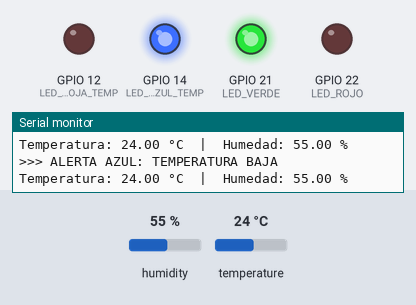
The sketch below on a simulated ESP32. Parts: output pins drawn as LEDs (lit = HIGH), the last lines printed to the serial monitor. The test bench sets the inputs (shaded band); at power-on: temperature 24 °C, humidity 55 %. WiFi joins after 1.5 s; servers stay silent unless stated; no MQTT or app messages arrive unless stated.

Above: at 2.7 s.
2.8 s: temperature set to 28 °C
At 5.4 s:
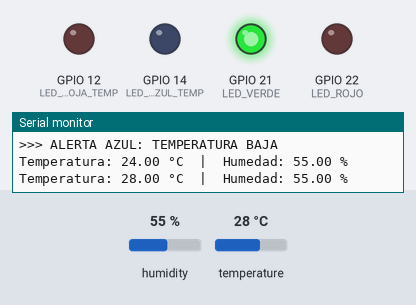
6.6 s: temperature set to 31 °C
At 9.0 s:
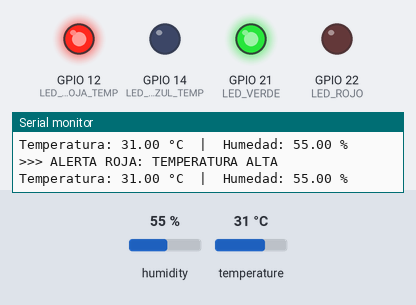
10.4 s: temperature set to 12 °C
At 11.5 s:
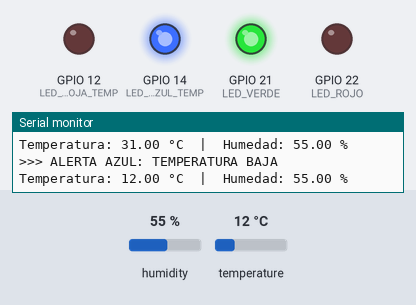
14.2 s: temperature set to 33 °C
At 17.5 s:
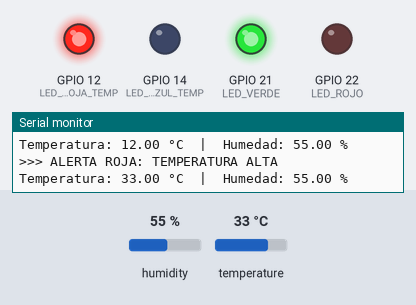
Timing chart, 0 to 19.0 s (numbered marks = the images above; inputs shaded):
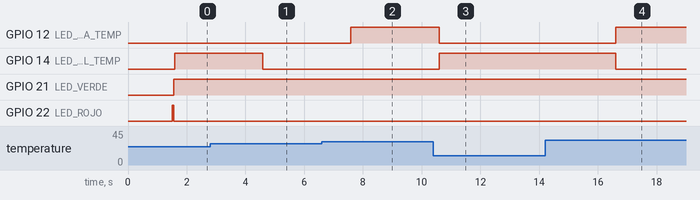

The sketch:

tst_escalvo_pci.ino
```cpp
#include <WiFi.h>
#include <PubSubClient.h>
#include <Wire.h>
#include <DHT.h>
#include <WiFiClientSecure.h>

WiFiClientSecure espClient;

// def y config DHT11
#define DHTPIN 23
#define DHTTYPE DHT11
DHT dht(DHTPIN, DHTTYPE);

// def LEDs
#define LED_ROJO 22
#define LED_VERDE 21
#define LED_ALERTA_ROJA_TEMP 12
#define LED_ALERTA_AZUL_TEMP 14

// UMBRALES DE ALERTA DE TEMPERATURA
#define UMBRAL_ALTO 30.0
#define UMBRAL_BAJO 26.7

PubSubClient client(espClient);
long lastMsg = 0;
char msg[50];
int value = 0;

float Temperatura = 0;
float Humedad = 0;

// config internet
const char* ssid = "TP-Link_6D76";
const char* password = "55500722";

// config mqtt
// dir mqtt broker ip adreess
const char* mqtt_server = "j72b9212.ala.us-east-1.emqxsl.com";
const char* mqtt_user = "user";        // Tu Username
const char* mqtt_password = "FinalPCI123"; // Tu Password

// certificado broker
const char* EMQX_CA_CERT = R"EOF(
-----BEGIN CERTIFICATE-----
MIIDjjCCAnagAwIBAgIQAzrx5qcRqaC7KGSxHQn65TANBgkqhkiG9w0BAQsFADBh
MQswCQYDVQQGEwJVUzEVMBMGA1UEChMMRGlnaUNlcnQgSW5jMRkwFwYDVQQLExB3
d3cuZGlnaWNlcnQuY29tMSAwHgYDVQQDExdEaWdpQ2VydCBHbG9iYWwgUm9vdCBH
MjAeFw0xMzA4MDExMjAwMDBaFw0zODAxMTUxMjAwMDBaMGExCzAJBgNVBAYTAlVT
MRUwEwYDVQQKEwxEaWdpQ2VydCBJbmMxGTAXBgNVBAsTEHd3dy5kaWdpY2VydC5j
b20xIDAeBgNVBAMTF0RpZ2lDZXJ0IEdsb2JhbCBSb290IEcyMIIBIjANBgkqhkiG
9w0BAQEFAAOCAQ8AMIIBCgKCAQEAuzfNNNx7a8myaJCtSnX/RrohCgiN9RlUyfuI
2/Ou8jqJkTx65qsGGmvPrC3oXgkkRLpimn7Wo6h+4FR1IAWsULecYxpsMNzaHxmx
1x7e/dfgy5SDN67sH0NO3Xss0r0upS/kqbitOtSZpLYl6ZtrAGCSYP9PIUkY92eQ
q2EGnI/yuum06ZIya7XzV+hdG82MHauVBJVJ8zUtluNJbd134/tJS7SsVQepj5Wz
tCO7TG1F8PapspUwtP1MVYwnSlcUfIKdzXOS0xZKBgyMUNGPHgm+F6HmIcr9g+UQ
vIOlCsRnKPZzFBQ9RnbDhxSJITRNrw9FDKZJobq7nMWxM4MphQIDAQABo0IwQDAP
BgNVHRMBAf8EBTADAQH/MA4GA1UdDwEB/wQEAwIBhjAdBgNVHQ4EFgQUTiJUIBiV
5uNu5g/6+rkS7QYXjzkwDQYJKoZIhvcNAQELBQADggEBAGBnKJRvDkhj6zHd6mcY
1Yl9PMWLSn/pvtsrF9+wX3N3KjITOYFnQoQj8kVnNeyIv/iPsGEMNKSuIEyExtv4
NeF22d+mQrvHRAiGfzZ0JFrabA0UWTW98kndth/Jsw1HKj2ZL7tcu7XUIOGZX1NG
Fdtom/DzMNU+MeKNhJ7jitralj41E6Vf8PlwUHBHQRFXGU7Aj64GxJUTFy8bJZ91
8rGOmaFvE7FBcf6IKshPECBV1/MUReXgRPTqh5Uykw7+U0b6LJ3/iyK5S9kJRaTe
pLiaWN0bfVKfjllDiIGknibVb63dDcY3fe0Dkhvld1927jyNxF1WW6LZZm6zNTfl
MrY=
-----END CERTIFICATE-----
)EOF";

void setup() {
  Serial.begin(115200);
  setup_wifi();
  espClient.setCACert(EMQX_CA_CERT);
  client.setServer(mqtt_server, 8883);
  client.setCallback(callback);
  //dht11
  dht.begin();

  //leds (Pines digitales para Rojo y Verde)
  pinMode(LED_ROJO, OUTPUT);
  pinMode(LED_VERDE, OUTPUT);
  pinMode(LED_ALERTA_ROJA_TEMP, OUTPUT);
  pinMode(LED_ALERTA_AZUL_TEMP, OUTPUT);

  // Estado inicial leds
  digitalWrite(LED_ROJO, HIGH);// Rojo encendido por default (indicando no conectado)
  digitalWrite(LED_VERDE, LOW);// Verde apagado
  digitalWrite(LED_ALERTA_AZUL_TEMP, LOW);
  digitalWrite(LED_ALERTA_ROJA_TEMP, LOW);
}

void setup_wifi(){
  delay(10);
  Serial.println();
  Serial.print("conectado a");
  Serial.println(ssid);
  WiFi.begin(ssid, password);
  while(WiFi.status() != WL_CONNECTED){
    delay(500);
    Serial.print(".");
    }
    Serial.println("");
    Serial.println("WiFi conectado");
    Serial.println("IP ADRESS:");
    Serial.println(WiFi.localIP());
}

//realiza conexiòn mqtt (suscriptor empieza a recibir datos)
void callback(char* topic, byte* message, unsigned int length){

  // Impresión de mensaje recibido
  Serial.print("Mensaje recibido en topic: ");
  Serial.print(topic);
  Serial.print(", message: ");

  String messageTemp;
  for (int i = 0; i < length; i++ ){
    Serial.print((char)message[i]);
    messageTemp += (char)message[i];
   }
  Serial.println();
}

// realiza la reconexiòn en caso de fallo
void reconnect (){
  while (!client.connected()){
    Serial.print("intentando conexiòn MQTT");

    if (client.connect ("ESP32 client", mqtt_user, mqtt_password)){
      Serial.println("conectado");

      // Cambiar LEDs
      digitalWrite(LED_ROJO, LOW);
      digitalWrite(LED_VERDE, HIGH);

      //client.subscribe ("pci/sensor/temp");
      //client.subscribe("pci/value1/dig");
      //client.subscribe("pci/value1/analog");
      } else {
        Serial.print ("fallo, rc=");
        Serial.print (client.state());
        Serial.println ("intente en 5s");

        //mantenemos estado o retornamos a los leds
        digitalWrite(LED_ROJO, HIGH);
        digitalWrite(LED_VERDE, LOW);

        delay (5000);
        }
    }
  }

//reliza conexiòn MQTT (publicador envìa datos)
void loop() {
  // put your main code here, to run repeatedly:
  if (!client.connected()){
    reconnect();
    }
  client.loop();
  long now = millis ();
  if (now-lastMsg>1000){ //tiempo de muestreo 1000 ms (1 segundo)
    lastMsg=now;

      // Leer temperatura y humedad desde el DHT11
    float Temperatura = dht.readTemperature();
    float Humedad = dht.readHumidity();

      // Verificar si la lectura es válida
    if (isnan(Temperatura)|| isnan(Humedad)) {
      Serial.println("Error al leer del DHT11!");
      return;
    }

     // ------------------------------------------
    // LÓGICA DE CONTROL DE LEDS DE ALERTA (NUEVO)
    // ------------------------------------------
      if (Temperatura >= UMBRAL_ALTO) {
          // Alerta ROJA (Temperatura Alta)
          digitalWrite(LED_ALERTA_ROJA_TEMP, HIGH);
          digitalWrite(LED_ALERTA_AZUL_TEMP, LOW);
          Serial.println(">>> ALERTA ROJA: TEMPERATURA ALTA");
      } else if (Temperatura <= UMBRAL_BAJO) {
          // Alerta AZUL (Temperatura Baja)
          digitalWrite(LED_ALERTA_ROJA_TEMP, LOW);
          digitalWrite(LED_ALERTA_AZUL_TEMP, HIGH);
          Serial.println(">>> ALERTA AZUL: TEMPERATURA BAJA");
      } else {
          // Rango normal: ambos apagados
          digitalWrite(LED_ALERTA_ROJA_TEMP, LOW);
          digitalWrite(LED_ALERTA_AZUL_TEMP, LOW);
      }

      // Mostrar en el monitor serial
    Serial.print("Temperatura: ");
    Serial.print(Temperatura);
    Serial.print(" °C  |  Humedad: ");
    Serial.print(Humedad);
    Serial.println(" %");

    //publicamos temperatura
    char tempString[8];
    dtostrf(Temperatura, 1, 2, tempString);
    client.publish("ic/sensor/temp", tempString);

    //Publicar humedad
    char humString[8];
    dtostrf(Humedad, 1, 2, humString);
    client.publish("ic/sensor/humedad", humString);
  }
}
```

Measured:
- the behaviour switches between 26 and 27 °C on temperature (found by bisection; images 0 and 1)
- the behaviour switches between 29 and 30 °C on temperature (found by bisection; images 1 and 2)
- after the input at 2.8 s, GPIO 14 (LED_ALERTA_AZUL_TEMP): HIGH → LOW after 1.8 s
- after the input at 6.6 s, GPIO 12 (LED_ALERTA_ROJA_TEMP): LOW → HIGH after 0.99 s
- after the input at 10.4 s, GPIO 12 (LED_ALERTA_ROJA_TEMP): HIGH → LOW after 0.20 s; GPIO 14 (LED_ALERTA_AZUL_TEMP): LOW → HIGH after 0.20 s
- after the input at 14.2 s, GPIO 12 (LED_ALERTA_ROJA_TEMP): LOW → HIGH after 2.4 s; GPIO 14 (LED_ALERTA_AZUL_TEMP): HIGH → LOW after 2.4 s
